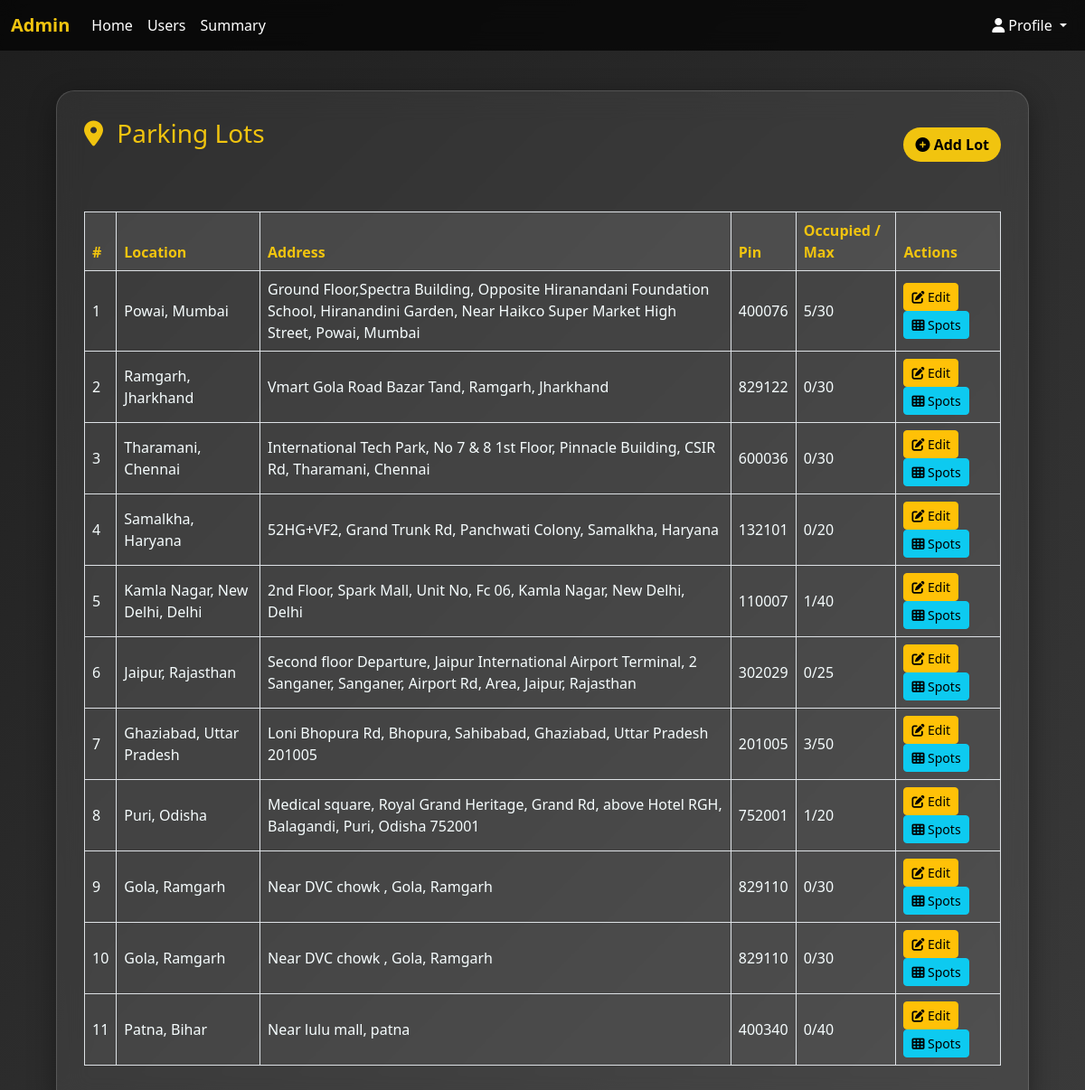
Page /admin/admin/dashboard (signed in) on the committed database.
### models/model.py (models this page shows)
class ParkingLot(db.Model):
    id = db.Column(db.Integer, primary_key=True)
    prime_location_name = db.Column(db.String(100), nullable=False)
    price_per_hour = db.Column(db.Float, nullable=False)
    address = db.Column(db.String(200))
    pin_code = db.Column(db.String(10))
    max_spots = db.Column(db.Integer, nullable=False)
    image = db.Column(db.String(200), nullable=True)
    spots = db.relationship('ParkingSpot', backref='lot', cascade="all, delete")
    created_at = db.Column(db.DateTime, default=datetime.utcnow)
    updated_at = db.Column(db.DateTime, onupdate=datetime.utcnow)

### controllers/admin_routes.py (the view)
@admin_routes.route('/admin/dashboard')
def admin_dashboard():
    if 'admin_id' not in session:
        return redirect(url_for('auth_routes.login'))
    lots = ParkingLot.query.all()
    for lot in lots:
        lot.spots = ParkingSpot.query.filter_by(lot_id=lot.id).all()
        lot.occupied_spots = ParkingSpot.query.filter_by(lot_id=lot.id, is_available=False).count()
    return render_template('admin_dashboard.html', lots=lots)

### templates/admin_dashboard.html (shortened to what this page needs)
<!DOCTYPE html>
<html lang="en">
<head>
  <link href="https://cdn.jsdelivr.net/npm/bootstrap@5.3.3/dist/css/bootstrap.min.css" rel="stylesheet" />
  <link href="https://cdnjs.cloudflare.com/ajax/libs/font-awesome/6.5.0/css/all.min.css" rel="stylesheet" />
</head>
<body>
<nav class="navbar navbar-expand-lg fixed-top">
  <div class="container-fluid">
    <a class="navbar-brand" href="{{ url_for('admin_routes.admin_dashboard') }}">Admin</a>
    <div class="collapse navbar-collapse" id="navbarContent">
      <ul class="navbar-nav me-auto mb-2 mb-lg-0">
        <li class="nav-item"><a class="nav-link" href="{{ url_for('admin_routes.admin_dashboard') }}">Home</a></li>
        <li class="nav-item"><a class="nav-link" href="{{ url_for('admin_routes.users') }}">Users</a></li>
        <li class="nav-item"><a class="nav-link" href="{{ url_for('admin_routes.summary') }}">Summary</a></li>
      </ul>
      <ul class="navbar-nav mb-2 mb-lg-0">
        <li class="nav-item dropdown">
          <a class="nav-link dropdown-toggle" href="#" role="button" data-bs-toggle="dropdown">
            <i class="fas fa-user"></i> Profile
          </a>
        </li>
      </ul>
    </div>
  </div>
</nav>
<div class="container">
  <div class="glass-box">
    <div class="d-flex justify-content-between align-items-center mb-4">
      <h3><i class="fas fa-map-marker-alt me-2"></i> Parking Lots</h3>
      <a href="{{ url_for('admin_routes.add_parkinglot') }}" class="btn btn-add">
        <i class="fas fa-plus-circle"></i> Add Lot
      </a>
    </div>
    <div class="table-responsive">
      <table class="table table-bordered table-hover align-middle text-white">
        <thead>
          <tr>
            <th>#</th>
            <th>Location</th>
            <th>Address</th>
            <th>Pin</th>
            <th>Occupied / Max</th>
            <th>Actions</th>
          </tr>
        </thead>
      <tbody>
        {% for lot in lots %}
        <tr>
          <td>{{ loop.index }}</td>
          <td>{{ lot.prime_location_name }}</td>
          <td>{{ lot.address }}</td>
          <td>{{ lot.pin_code }}</td>
          <td>{{ lot.occupied_spots }}/{{ lot.max_spots }}</td>
          <td>
            <a href="{{ url_for('admin_routes.edit_parkinglot', lot_id=lot.id) }}" class="btn btn-sm btn-warning">
              <i class="fas fa-edit"></i> Edit
            </a>
            <a href="{{ url_for('admin_routes.manage_spots', lot_id=lot.id) }}" class="btn btn-sm btn-info">
              <i class="fas fa-th"></i> Spots
            </a>
          </td>
        </tr>
        {% endfor %}
      </tbody>
      </table>
    </div>
  </div>
</div>
</body>
</html>

### templates/admin_dashboard.html (style rules this page uses)
body { background: linear-gradient(135deg, #1e1e1e, #3a3a3a); font-family: 'Segoe UI', sans-serif; color: #fff; padding-top: 70px; }
.navbar { background-color: rgba(0, 0, 0, 0.7); backdrop-filter: blur(10px); }
.navbar-brand { color: #f1c40f; font-weight: 600; }
.nav-link { color: #fff !important; }
.container { max-width: 1100px; margin: auto; }
.glass-box { background: rgba(255, 255, 255, 0.07); backdrop-filter: blur(16px); -webkit-backdrop-filter: blur(16px); border-radius: 20px; padding: 30px; margin-top: 30px; box-shadow: 0 8px 30px rgba(0, 0, 0, 0.4); border: 1px solid rgba(255, 255, 255, 0.15); }
.glass-box h3 { color: #f1c40f; margin-bottom: 25px; text-align: center; }
.btn-add { background-color: #f1c40f; color: #000; font-weight: 600; border-radius: 30px; }
.table { color: #ffffff; margin-top: 20px; }
.table td { background-color: rgba(255, 255, 255, 0.05); color: #f6fdfe; }
.table th { background-color: rgba(255, 255, 255, 0.1); color: #f1c40f; }
.table td a { margin-right: 8px; }

### rows in the picture
ParkingLot: prime_location_name "Powai, Mumbai", address "Ground Floor,Spectra Building, Opposite Hiranandani Foundation School, Hiranandini Garden, Near Haikco Super Market High Street, Powai, Mumbai", pin_code "400076", occupied_spots "5", max_spots "30"
ParkingLot: prime_location_name "Ramgarh, Jharkhand", address "Vmart Gola Road Bazar Tand, Ramgarh, Jharkhand", pin_code "829122", occupied_spots "0", max_spots "30"
ParkingLot: prime_location_name "Tharamani, Chennai", address "International Tech Park, No 7 & 8 1st Floor, Pinnacle Building, CSIR Rd, Tharamani, Chennai", pin_code "600036", occupied_spots "0", max_spots "30"
ParkingLot: prime_location_name "Samalkha, Haryana", address "52HG+VF2, Grand Trunk Rd, Panchwati Colony, Samalkha, Haryana", pin_code "132101", occupied_spots "0", max_spots "20"
ParkingLot: prime_location_name "Kamla Nagar, New Delhi, Delhi", address "2nd Floor, Spark Mall, Unit No, Fc 06, Kamla Nagar, New Delhi, Delhi", pin_code "110007", occupied_spots "1", max_spots "40"
ParkingLot: prime_location_name "Jaipur, Rajasthan", address "Second floor Departure, Jaipur International Airport Terminal, 2 Sanganer, Sanganer, Airport Rd, Area, Jaipur, Rajasthan", pin_code "302029", occupied_spots "0", max_spots "25"
ParkingLot: prime_location_name "Ghaziabad, Uttar Pradesh", address "Loni Bhopura Rd, Bhopura, Sahibabad, Ghaziabad, Uttar Pradesh 201005", pin_code "201005", occupied_spots "3", max_spots "50"
ParkingLot: prime_location_name "Puri, Odisha", address "Medical square, Royal Grand Heritage, Grand Rd, above Hotel RGH, Balagandi, Puri, Odisha 752001", pin_code "752001", occupied_spots "1", max_spots "20"
ParkingLot: prime_location_name "Gola, Ramgarh", address "Near DVC chowk , Gola, Ramgarh", pin_code "829110", occupied_spots "0", max_spots "30"
ParkingLot: prime_location_name "Gola, Ramgarh", address "Near DVC chowk , Gola, Ramgarh", pin_code "829110", occupied_spots "0", max_spots "30"
ParkingLot: prime_location_name "Patna, Bihar", address "Near lulu mall, patna", pin_code "400340", occupied_spots "0", max_spots "40"
